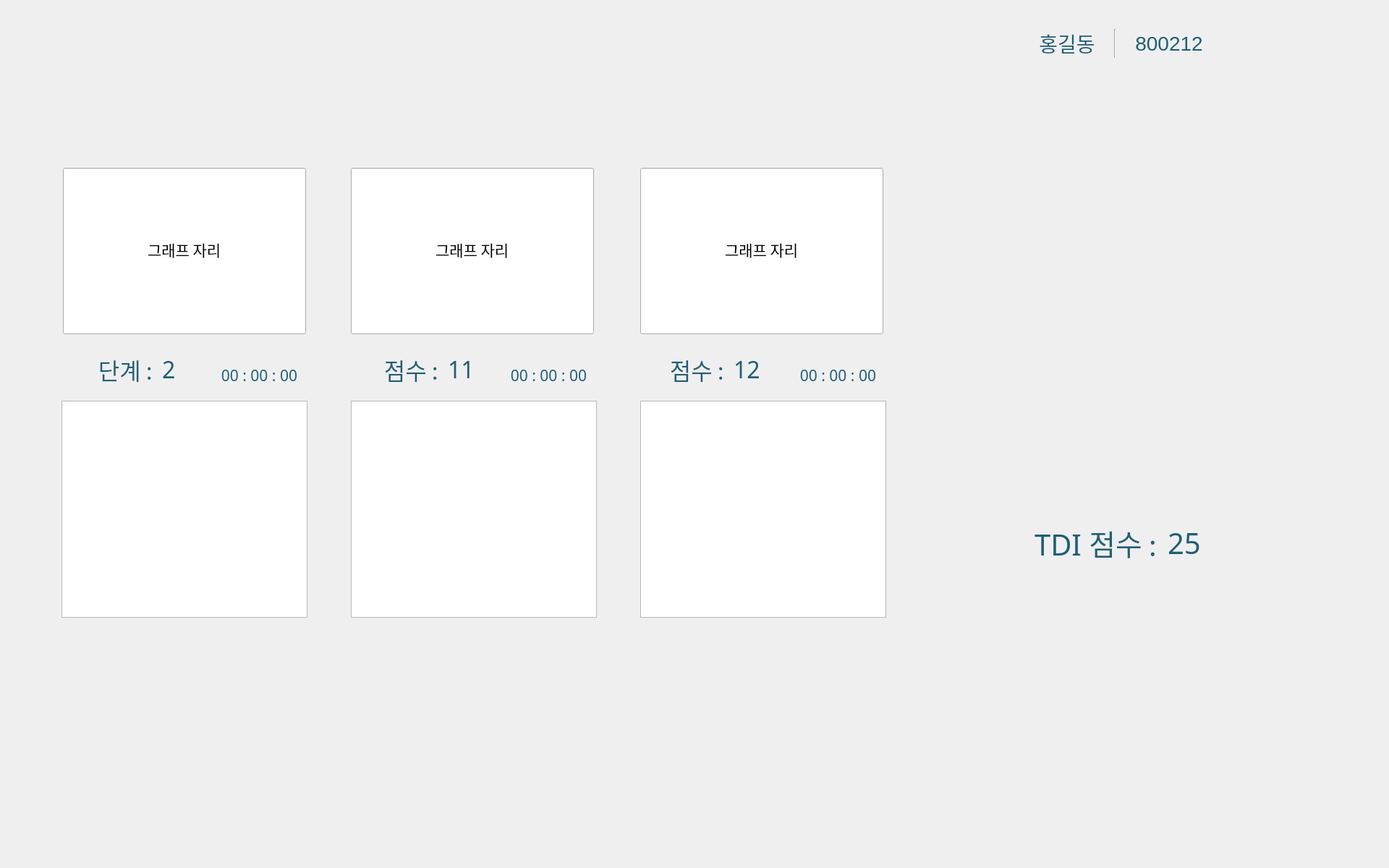
<?xml version="1.0" encoding="UTF-8"?>
<ui version="4.0">
 <class>MainWindow</class>
 <widget class="QMainWindow" name="MainWindow">
  <property name="geometry">
   <rect>
    <x>0</x>
    <y>0</y>
    <width>1920</width>
    <height>1200</height>
   </rect>
  </property>
  <property name="sizePolicy">
   <sizepolicy hsizetype="Maximum" vsizetype="Maximum">
    <horstretch>0</horstretch>
    <verstretch>0</verstretch>
   </sizepolicy>
  </property>
  <property name="maximumSize">
   <size>
    <width>1920</width>
    <height>1200</height>
   </size>
  </property>
  <property name="font">
   <font>
    <family>Malgun Gothic</family>
    <pointsize>16</pointsize>
   </font>
  </property>
  <property name="focusPolicy">
   <enum>Qt::FocusPolicy::NoFocus</enum>
  </property>
  <property name="windowTitle">
   <string>후각검사</string>
  </property>
  <property name="styleSheet">
   <string notr="true"/>
  </property>
  <widget class="QWidget" name="centralwidget">
   <widget class="QLabel" name="label_background">
    <property name="geometry">
     <rect>
      <x>0</x>
      <y>0</y>
      <width>1920</width>
      <height>1200</height>
     </rect>
    </property>
    <property name="font">
     <font>
      <family>Malgun Gothic</family>
      <pointsize>16</pointsize>
      <bold>false</bold>
     </font>
    </property>
    <property name="styleSheet">
     <string notr="true">QLabel{
	image : url(./ui/images/tdi/bg.jpg);
}</string>
    </property>
    <property name="text">
     <string/>
    </property>
   </widget>
   <widget class="QLabel" name="label_title">
    <property name="geometry">
     <rect>
      <x>735</x>
      <y>0</y>
      <width>450</width>
      <height>120</height>
     </rect>
    </property>
    <property name="font">
     <font>
      <family>Malgun Gothic</family>
      <pointsize>24</pointsize>
      <bold>true</bold>
     </font>
    </property>
    <property name="styleSheet">
     <string notr="true">QLabel{
	image : url(./ui/images/tdi/title.png);
}</string>
    </property>
    <property name="text">
     <string/>
    </property>
    <property name="alignment">
     <set>Qt::AlignmentFlag::AlignCenter</set>
    </property>
   </widget>
   <widget class="QPushButton" name="pushButton_confirm">
    <property name="geometry">
     <rect>
      <x>20</x>
      <y>933</y>
      <width>320</width>
      <height>130</height>
     </rect>
    </property>
    <property name="font">
     <font>
      <family>Malgun Gothic</family>
      <pointsize>24</pointsize>
     </font>
    </property>
    <property name="styleSheet">
     <string notr="true">QPushButton{
	background-image : url(./ui/images/common_locale/btn_confirm.png);
	border : 0px;
}

QPushButton::hover{
	background-image : url(./ui/images/common_locale/btn_confirm_over.png);
	border : 0px;
}</string>
    </property>
    <property name="text">
     <string/>
    </property>
   </widget>
   <widget class="QLineEdit" name="chartLocation_threshold">
    <property name="geometry">
     <rect>
      <x>87</x>
      <y>232</y>
      <width>336</width>
      <height>230</height>
     </rect>
    </property>
    <property name="text">
     <string>그래프 자리</string>
    </property>
    <property name="alignment">
     <set>Qt::AlignmentFlag::AlignCenter</set>
    </property>
   </widget>
   <widget class="QTableWidget" name="resultTableT">
    <property name="geometry">
     <rect>
      <x>85</x>
      <y>554</y>
      <width>340</width>
      <height>300</height>
     </rect>
    </property>
    <property name="sizePolicy">
     <sizepolicy hsizetype="Preferred" vsizetype="Preferred">
      <horstretch>0</horstretch>
      <verstretch>0</verstretch>
     </sizepolicy>
    </property>
    <property name="font">
     <font>
      <family>맑은 고딕</family>
      <pointsize>12</pointsize>
     </font>
    </property>
    <property name="layoutDirection">
     <enum>Qt::LayoutDirection::LeftToRight</enum>
    </property>
    <property name="styleSheet">
     <string notr="true">QTableView::item{
	color : #205f76; 
	font : 10pt;
	border : 0px;
    border-bottom : 1px solid #8dbfc9;
}

QTableView QTableCornerButton::section {
	background-image : url(./ui/images/common/tb_header.png);
	border : 0px;
	border-left : 1px solid qlineargradient(x1: 0, y1: 0, x2: 0, y2: 1,stop: 0 lightgray, stop: 0.4 white,stop: 1 white);
	border-right: 1px solid #8dbfc9;
}

QHeaderView::section:horizontal { 
	color : #205f76; 
	font : 10pt;
	background-image : url(./ui/images/common/tb_header.png);
	border : 0px;
	border-left : 1px solid qlineargradient(x1: 0, y1: 0, x2: 0, y2: 1,stop: 0 lightgray, stop: 0.4 white,stop: 1 white);
	border-right: 1px solid #8dbfc9;
}

QHeaderView::section:vertical {
	color : #205f76; 
	font : 10pt;
	background-color : white;
	border : 0px;
	border-bottom : 1px solid #8dbfc9;
}

QHeaderView { 
	qproperty-defaultAlignment: AlignCenter; 
}</string>
    </property>
    <property name="showGrid">
     <bool>false</bool>
    </property>
    <property name="gridStyle">
     <enum>Qt::PenStyle::SolidLine</enum>
    </property>
    <property name="sortingEnabled">
     <bool>false</bool>
    </property>
    <property name="cornerButtonEnabled">
     <bool>true</bool>
    </property>
    <property name="rowCount">
     <number>0</number>
    </property>
    <property name="columnCount">
     <number>0</number>
    </property>
    <attribute name="horizontalHeaderCascadingSectionResizes">
     <bool>false</bool>
    </attribute>
    <attribute name="horizontalHeaderMinimumSectionSize">
     <number>30</number>
    </attribute>
    <attribute name="horizontalHeaderDefaultSectionSize">
     <number>80</number>
    </attribute>
    <attribute name="horizontalHeaderHighlightSections">
     <bool>true</bool>
    </attribute>
    <attribute name="horizontalHeaderShowSortIndicator" stdset="0">
     <bool>false</bool>
    </attribute>
    <attribute name="horizontalHeaderStretchLastSection">
     <bool>false</bool>
    </attribute>
    <attribute name="verticalHeaderVisible">
     <bool>true</bool>
    </attribute>
    <attribute name="verticalHeaderCascadingSectionResizes">
     <bool>false</bool>
    </attribute>
    <attribute name="verticalHeaderMinimumSectionSize">
     <number>50</number>
    </attribute>
    <attribute name="verticalHeaderDefaultSectionSize">
     <number>50</number>
    </attribute>
    <attribute name="verticalHeaderHighlightSections">
     <bool>false</bool>
    </attribute>
    <attribute name="verticalHeaderShowSortIndicator" stdset="0">
     <bool>false</bool>
    </attribute>
    <attribute name="verticalHeaderStretchLastSection">
     <bool>false</bool>
    </attribute>
   </widget>
   <widget class="QLineEdit" name="chartLocation_discrimination">
    <property name="geometry">
     <rect>
      <x>485</x>
      <y>232</y>
      <width>336</width>
      <height>230</height>
     </rect>
    </property>
    <property name="text">
     <string>그래프 자리</string>
    </property>
    <property name="alignment">
     <set>Qt::AlignmentFlag::AlignCenter</set>
    </property>
   </widget>
   <widget class="QTableWidget" name="resultTableD">
    <property name="geometry">
     <rect>
      <x>485</x>
      <y>554</y>
      <width>340</width>
      <height>300</height>
     </rect>
    </property>
    <property name="sizePolicy">
     <sizepolicy hsizetype="Preferred" vsizetype="Preferred">
      <horstretch>0</horstretch>
      <verstretch>0</verstretch>
     </sizepolicy>
    </property>
    <property name="font">
     <font>
      <family>맑은 고딕</family>
      <pointsize>12</pointsize>
     </font>
    </property>
    <property name="layoutDirection">
     <enum>Qt::LayoutDirection::LeftToRight</enum>
    </property>
    <property name="styleSheet">
     <string notr="true">QTableView::item{
	color : #205f76; 
	font : 10pt;
	border : 0px;
    border-bottom : 1px solid #8dbfc9;
}

QTableView QTableCornerButton::section {
	background-image : url(./ui/images/common/tb_header.png);
	border : 0px;
	border-left : 1px solid qlineargradient(x1: 0, y1: 0, x2: 0, y2: 1,stop: 0 lightgray, stop: 0.4 white,stop: 1 white);
	border-right: 1px solid #8dbfc9;
}

QHeaderView::section:horizontal { 
	color : #205f76; 
	font : 10pt;
	background-image : url(./ui/images/common/tb_header.png);
	border : 0px;
	border-left : 1px solid qlineargradient(x1: 0, y1: 0, x2: 0, y2: 1,stop: 0 lightgray, stop: 0.4 white,stop: 1 white);
	border-right: 1px solid #8dbfc9;
}

QHeaderView::section:vertical {
	color : #205f76; 
	font : 10pt;
	background-color : white;
	border : 0px;
	border-bottom : 1px solid #8dbfc9;
}

QHeaderView { 
	qproperty-defaultAlignment: AlignCenter; 
}</string>
    </property>
    <property name="showGrid">
     <bool>false</bool>
    </property>
    <property name="gridStyle">
     <enum>Qt::PenStyle::SolidLine</enum>
    </property>
    <property name="sortingEnabled">
     <bool>false</bool>
    </property>
    <property name="cornerButtonEnabled">
     <bool>true</bool>
    </property>
    <property name="rowCount">
     <number>0</number>
    </property>
    <property name="columnCount">
     <number>0</number>
    </property>
    <attribute name="horizontalHeaderCascadingSectionResizes">
     <bool>false</bool>
    </attribute>
    <attribute name="horizontalHeaderMinimumSectionSize">
     <number>30</number>
    </attribute>
    <attribute name="horizontalHeaderDefaultSectionSize">
     <number>80</number>
    </attribute>
    <attribute name="horizontalHeaderHighlightSections">
     <bool>true</bool>
    </attribute>
    <attribute name="horizontalHeaderShowSortIndicator" stdset="0">
     <bool>false</bool>
    </attribute>
    <attribute name="horizontalHeaderStretchLastSection">
     <bool>false</bool>
    </attribute>
    <attribute name="verticalHeaderVisible">
     <bool>true</bool>
    </attribute>
    <attribute name="verticalHeaderCascadingSectionResizes">
     <bool>false</bool>
    </attribute>
    <attribute name="verticalHeaderMinimumSectionSize">
     <number>50</number>
    </attribute>
    <attribute name="verticalHeaderDefaultSectionSize">
     <number>50</number>
    </attribute>
    <attribute name="verticalHeaderHighlightSections">
     <bool>false</bool>
    </attribute>
    <attribute name="verticalHeaderShowSortIndicator" stdset="0">
     <bool>false</bool>
    </attribute>
    <attribute name="verticalHeaderStretchLastSection">
     <bool>false</bool>
    </attribute>
   </widget>
   <widget class="QLineEdit" name="chartLocation_identification">
    <property name="geometry">
     <rect>
      <x>885</x>
      <y>232</y>
      <width>336</width>
      <height>230</height>
     </rect>
    </property>
    <property name="text">
     <string>그래프 자리</string>
    </property>
    <property name="alignment">
     <set>Qt::AlignmentFlag::AlignCenter</set>
    </property>
   </widget>
   <widget class="QTableWidget" name="resultTableI">
    <property name="geometry">
     <rect>
      <x>885</x>
      <y>554</y>
      <width>340</width>
      <height>300</height>
     </rect>
    </property>
    <property name="sizePolicy">
     <sizepolicy hsizetype="Preferred" vsizetype="Preferred">
      <horstretch>0</horstretch>
      <verstretch>0</verstretch>
     </sizepolicy>
    </property>
    <property name="font">
     <font>
      <family>맑은 고딕</family>
      <pointsize>12</pointsize>
     </font>
    </property>
    <property name="layoutDirection">
     <enum>Qt::LayoutDirection::LeftToRight</enum>
    </property>
    <property name="styleSheet">
     <string notr="true">QTableView::item{
	color : #205f76; 
	font : 10pt;
	border : 0px;
    border-bottom : 1px solid #8dbfc9;
}

QTableView QTableCornerButton::section {
	background-image : url(./ui/images/common/tb_header.png);
	border : 0px;
	border-left : 1px solid qlineargradient(x1: 0, y1: 0, x2: 0, y2: 1,stop: 0 lightgray, stop: 0.4 white,stop: 1 white);
	border-right: 1px solid #8dbfc9;
}

QHeaderView::section:horizontal { 
	color : #205f76; 
	font : 10pt;
	background-image : url(./ui/images/common/tb_header.png);
	border : 0px;
	border-left : 1px solid qlineargradient(x1: 0, y1: 0, x2: 0, y2: 1,stop: 0 lightgray, stop: 0.4 white,stop: 1 white);
	border-right: 1px solid #8dbfc9;
}

QHeaderView::section:vertical {
	color : #205f76; 
	font : 10pt;
	background-color : white;
	border : 0px;
	border-bottom : 1px solid #8dbfc9;
}

QHeaderView { 
	qproperty-defaultAlignment: AlignCenter; 
}</string>
    </property>
    <property name="showGrid">
     <bool>false</bool>
    </property>
    <property name="gridStyle">
     <enum>Qt::PenStyle::SolidLine</enum>
    </property>
    <property name="sortingEnabled">
     <bool>false</bool>
    </property>
    <property name="cornerButtonEnabled">
     <bool>true</bool>
    </property>
    <property name="rowCount">
     <number>0</number>
    </property>
    <property name="columnCount">
     <number>0</number>
    </property>
    <attribute name="horizontalHeaderCascadingSectionResizes">
     <bool>false</bool>
    </attribute>
    <attribute name="horizontalHeaderMinimumSectionSize">
     <number>30</number>
    </attribute>
    <attribute name="horizontalHeaderDefaultSectionSize">
     <number>80</number>
    </attribute>
    <attribute name="horizontalHeaderHighlightSections">
     <bool>true</bool>
    </attribute>
    <attribute name="horizontalHeaderShowSortIndicator" stdset="0">
     <bool>false</bool>
    </attribute>
    <attribute name="horizontalHeaderStretchLastSection">
     <bool>false</bool>
    </attribute>
    <attribute name="verticalHeaderVisible">
     <bool>true</bool>
    </attribute>
    <attribute name="verticalHeaderCascadingSectionResizes">
     <bool>false</bool>
    </attribute>
    <attribute name="verticalHeaderMinimumSectionSize">
     <number>50</number>
    </attribute>
    <attribute name="verticalHeaderDefaultSectionSize">
     <number>50</number>
    </attribute>
    <attribute name="verticalHeaderHighlightSections">
     <bool>false</bool>
    </attribute>
    <attribute name="verticalHeaderShowSortIndicator" stdset="0">
     <bool>false</bool>
    </attribute>
    <attribute name="verticalHeaderStretchLastSection">
     <bool>false</bool>
    </attribute>
   </widget>
   <widget class="QLabel" name="resultImage">
    <property name="geometry">
     <rect>
      <x>1322</x>
      <y>258</y>
      <width>480</width>
      <height>435</height>
     </rect>
    </property>
    <property name="styleSheet">
     <string notr="true">QLabel{
	image : url(./ui/images/tdi/result_empty.png);
}</string>
    </property>
    <property name="text">
     <string/>
    </property>
   </widget>
   <widget class="QWidget" name="widget" native="true">
    <property name="geometry">
     <rect>
      <x>530</x>
      <y>483</y>
      <width>200</width>
      <height>55</height>
     </rect>
    </property>
    <property name="styleSheet">
     <string notr="true"/>
    </property>
    <layout class="QHBoxLayout" name="horizontalLayout_2">
     <item>
      <widget class="QLabel" name="label_2">
       <property name="sizePolicy">
        <sizepolicy hsizetype="Fixed" vsizetype="Preferred">
         <horstretch>0</horstretch>
         <verstretch>0</verstretch>
        </sizepolicy>
       </property>
       <property name="styleSheet">
        <string notr="true">QLabel{
	font : 24pt;
	color : #205f76;
}</string>
       </property>
       <property name="text">
        <string>점수 : </string>
       </property>
       <property name="alignment">
        <set>Qt::AlignmentFlag::AlignRight|Qt::AlignmentFlag::AlignTrailing|Qt::AlignmentFlag::AlignVCenter</set>
       </property>
      </widget>
     </item>
     <item>
      <widget class="QLabel" name="label_dscore">
       <property name="sizePolicy">
        <sizepolicy hsizetype="Preferred" vsizetype="Preferred">
         <horstretch>0</horstretch>
         <verstretch>0</verstretch>
        </sizepolicy>
       </property>
       <property name="styleSheet">
        <string notr="true">QLabel{
	font : 24pt;
	color : #205f76;
}</string>
       </property>
       <property name="text">
        <string>11</string>
       </property>
      </widget>
     </item>
    </layout>
   </widget>
   <widget class="QWidget" name="widget_3" native="true">
    <property name="geometry">
     <rect>
      <x>925</x>
      <y>483</y>
      <width>200</width>
      <height>55</height>
     </rect>
    </property>
    <property name="styleSheet">
     <string notr="true"/>
    </property>
    <layout class="QHBoxLayout" name="horizontalLayout_3">
     <item>
      <widget class="QLabel" name="label_3">
       <property name="sizePolicy">
        <sizepolicy hsizetype="Fixed" vsizetype="Preferred">
         <horstretch>0</horstretch>
         <verstretch>0</verstretch>
        </sizepolicy>
       </property>
       <property name="styleSheet">
        <string notr="true">QLabel{
	font : 24pt;
	color : #205f76;
}</string>
       </property>
       <property name="text">
        <string>점수 : </string>
       </property>
       <property name="alignment">
        <set>Qt::AlignmentFlag::AlignRight|Qt::AlignmentFlag::AlignTrailing|Qt::AlignmentFlag::AlignVCenter</set>
       </property>
      </widget>
     </item>
     <item>
      <widget class="QLabel" name="label_iscore">
       <property name="sizePolicy">
        <sizepolicy hsizetype="Preferred" vsizetype="Preferred">
         <horstretch>0</horstretch>
         <verstretch>0</verstretch>
        </sizepolicy>
       </property>
       <property name="styleSheet">
        <string notr="true">QLabel{
	font : 24pt;
	color : #205f76;
}</string>
       </property>
       <property name="text">
        <string>12</string>
       </property>
      </widget>
     </item>
    </layout>
   </widget>
   <widget class="QWidget" name="widget_4" native="true">
    <property name="geometry">
     <rect>
      <x>1430</x>
      <y>720</y>
      <width>300</width>
      <height>60</height>
     </rect>
    </property>
    <property name="styleSheet">
     <string notr="true"/>
    </property>
    <layout class="QHBoxLayout" name="horizontalLayout_5">
     <item>
      <widget class="QLabel" name="label_4">
       <property name="sizePolicy">
        <sizepolicy hsizetype="Fixed" vsizetype="Preferred">
         <horstretch>0</horstretch>
         <verstretch>0</verstretch>
        </sizepolicy>
       </property>
       <property name="styleSheet">
        <string notr="true">QLabel{
	font : 30pt;
	color : #205f76;
}</string>
       </property>
       <property name="text">
        <string>TDI 점수 : </string>
       </property>
       <property name="alignment">
        <set>Qt::AlignmentFlag::AlignRight|Qt::AlignmentFlag::AlignTrailing|Qt::AlignmentFlag::AlignVCenter</set>
       </property>
      </widget>
     </item>
     <item>
      <widget class="QLabel" name="label_tdi_score">
       <property name="sizePolicy">
        <sizepolicy hsizetype="Preferred" vsizetype="Preferred">
         <horstretch>0</horstretch>
         <verstretch>0</verstretch>
        </sizepolicy>
       </property>
       <property name="styleSheet">
        <string notr="true">QLabel{
	font : 30pt;
	color : #205f76;
}</string>
       </property>
       <property name="text">
        <string>25</string>
       </property>
      </widget>
     </item>
    </layout>
   </widget>
   <widget class="scentLineChartWidget" name="widgetChartT" native="true">
    <property name="geometry">
     <rect>
      <x>87</x>
      <y>232</y>
      <width>336</width>
      <height>230</height>
     </rect>
    </property>
   </widget>
   <widget class="scentPieChartWidget" name="widgetChartD" native="true">
    <property name="geometry">
     <rect>
      <x>485</x>
      <y>232</y>
      <width>336</width>
      <height>230</height>
     </rect>
    </property>
   </widget>
   <widget class="scentPieChartWidget" name="widgetChartI" native="true">
    <property name="geometry">
     <rect>
      <x>885</x>
      <y>232</y>
      <width>336</width>
      <height>230</height>
     </rect>
    </property>
   </widget>
   <widget class="QWidget" name="widget_5" native="true">
    <property name="geometry">
     <rect>
      <x>135</x>
      <y>483</y>
      <width>200</width>
      <height>55</height>
     </rect>
    </property>
    <property name="styleSheet">
     <string notr="true"/>
    </property>
    <layout class="QHBoxLayout" name="horizontalLayout">
     <item>
      <widget class="QLabel" name="label">
       <property name="sizePolicy">
        <sizepolicy hsizetype="Fixed" vsizetype="Preferred">
         <horstretch>0</horstretch>
         <verstretch>0</verstretch>
        </sizepolicy>
       </property>
       <property name="styleSheet">
        <string notr="true">QLabel{
	font : 24pt;
	color : #205f76;
}</string>
       </property>
       <property name="text">
        <string>단계 : </string>
       </property>
       <property name="alignment">
        <set>Qt::AlignmentFlag::AlignRight|Qt::AlignmentFlag::AlignTrailing|Qt::AlignmentFlag::AlignVCenter</set>
       </property>
      </widget>
     </item>
     <item>
      <widget class="QLabel" name="label_tscore">
       <property name="sizePolicy">
        <sizepolicy hsizetype="Preferred" vsizetype="Preferred">
         <horstretch>0</horstretch>
         <verstretch>0</verstretch>
        </sizepolicy>
       </property>
       <property name="styleSheet">
        <string notr="true">QLabel{
	font : 24pt;
	color : #205f76;
}</string>
       </property>
       <property name="text">
        <string>2</string>
       </property>
      </widget>
     </item>
    </layout>
   </widget>
   <widget class="QPushButton" name="pushButton_save">
    <property name="geometry">
     <rect>
      <x>800</x>
      <y>933</y>
      <width>320</width>
      <height>130</height>
     </rect>
    </property>
    <property name="font">
     <font>
      <family>Malgun Gothic</family>
      <pointsize>24</pointsize>
     </font>
    </property>
    <property name="styleSheet">
     <string notr="true">QPushButton{
	background-image : url(./ui/images/common/btn_save.png);
	border : 0px;
}

QPushButton::hover{
	background-image : url(./ui/images/common/btn_save_over.png);
	border : 0px;
}</string>
    </property>
    <property name="text">
     <string/>
    </property>
   </widget>
   <widget class="QPushButton" name="pushButton_review">
    <property name="geometry">
     <rect>
      <x>1580</x>
      <y>933</y>
      <width>320</width>
      <height>130</height>
     </rect>
    </property>
    <property name="font">
     <font>
      <family>Malgun Gothic</family>
      <pointsize>24</pointsize>
     </font>
    </property>
    <property name="styleSheet">
     <string notr="true">QPushButton{
	background-image : url(./ui/images/common_locale/btn_review.png);
	border : 0px;
}

QPushButton::hover{
	background-image : url(./ui/images/common_locale/btn_review_over.png);
	border : 0px;
}</string>
    </property>
    <property name="text">
     <string/>
    </property>
   </widget>
   <widget class="QLabel" name="label_th_time">
    <property name="geometry">
     <rect>
      <x>300</x>
      <y>500</y>
      <width>111</width>
      <height>37</height>
     </rect>
    </property>
    <property name="sizePolicy">
     <sizepolicy hsizetype="Preferred" vsizetype="Preferred">
      <horstretch>0</horstretch>
      <verstretch>0</verstretch>
     </sizepolicy>
    </property>
    <property name="font">
     <font>
      <family>맑은 고딕</family>
      <pointsize>16</pointsize>
      <italic>false</italic>
      <bold>false</bold>
     </font>
    </property>
    <property name="styleSheet">
     <string notr="true">QLabel{
	font : 16pt;
	color : #205f76;
}</string>
    </property>
    <property name="text">
     <string>00 : 00 : 00</string>
    </property>
    <property name="alignment">
     <set>Qt::AlignmentFlag::AlignRight|Qt::AlignmentFlag::AlignTrailing|Qt::AlignmentFlag::AlignVCenter</set>
    </property>
   </widget>
   <widget class="QLabel" name="label_dc_time">
    <property name="geometry">
     <rect>
      <x>700</x>
      <y>500</y>
      <width>111</width>
      <height>37</height>
     </rect>
    </property>
    <property name="sizePolicy">
     <sizepolicy hsizetype="Preferred" vsizetype="Preferred">
      <horstretch>0</horstretch>
      <verstretch>0</verstretch>
     </sizepolicy>
    </property>
    <property name="font">
     <font>
      <family>맑은 고딕</family>
      <pointsize>16</pointsize>
      <italic>false</italic>
      <bold>false</bold>
     </font>
    </property>
    <property name="styleSheet">
     <string notr="true">QLabel{
	font : 16pt;
	color : #205f76;
}</string>
    </property>
    <property name="text">
     <string>00 : 00 : 00</string>
    </property>
    <property name="alignment">
     <set>Qt::AlignmentFlag::AlignRight|Qt::AlignmentFlag::AlignTrailing|Qt::AlignmentFlag::AlignVCenter</set>
    </property>
   </widget>
   <widget class="QLabel" name="label_id_time">
    <property name="geometry">
     <rect>
      <x>1100</x>
      <y>500</y>
      <width>111</width>
      <height>37</height>
     </rect>
    </property>
    <property name="sizePolicy">
     <sizepolicy hsizetype="Preferred" vsizetype="Preferred">
      <horstretch>0</horstretch>
      <verstretch>0</verstretch>
     </sizepolicy>
    </property>
    <property name="font">
     <font>
      <family>맑은 고딕</family>
      <pointsize>16</pointsize>
      <italic>false</italic>
      <bold>false</bold>
     </font>
    </property>
    <property name="styleSheet">
     <string notr="true">QLabel{
	font : 16pt;
	color : #205f76;
}</string>
    </property>
    <property name="text">
     <string>00 : 00 : 00</string>
    </property>
    <property name="alignment">
     <set>Qt::AlignmentFlag::AlignRight|Qt::AlignmentFlag::AlignTrailing|Qt::AlignmentFlag::AlignVCenter</set>
    </property>
   </widget>
   <widget class="QPushButton" name="pushButton_file">
    <property name="geometry">
     <rect>
      <x>1807</x>
      <y>13</y>
      <width>96</width>
      <height>96</height>
     </rect>
    </property>
    <property name="sizePolicy">
     <sizepolicy hsizetype="Preferred" vsizetype="Preferred">
      <horstretch>0</horstretch>
      <verstretch>0</verstretch>
     </sizepolicy>
    </property>
    <property name="minimumSize">
     <size>
      <width>40</width>
      <height>40</height>
     </size>
    </property>
    <property name="maximumSize">
     <size>
      <width>16777215</width>
      <height>16777215</height>
     </size>
    </property>
    <property name="font">
     <font>
      <family>Malgun Gothic</family>
      <pointsize>12</pointsize>
     </font>
    </property>
    <property name="styleSheet">
     <string notr="true">QPushButton{
	background-image : url(./ui/images/common/btn_file.png);
	border : 0px;
}

QPushButton::hover{
	background-image : url(./ui/images/common/btn_file_over.png);
	border : 0px;
}</string>
    </property>
    <property name="text">
     <string/>
    </property>
   </widget>
   <widget class="QWidget" name="widget_2" native="true">
    <property name="geometry">
     <rect>
      <x>1410</x>
      <y>35</y>
      <width>280</width>
      <height>50</height>
     </rect>
    </property>
    <property name="sizePolicy">
     <sizepolicy hsizetype="Fixed" vsizetype="Fixed">
      <horstretch>0</horstretch>
      <verstretch>0</verstretch>
     </sizepolicy>
    </property>
    <property name="font">
     <font>
      <family>Malgun Gothic</family>
      <pointsize>16</pointsize>
     </font>
    </property>
    <property name="styleSheet">
     <string notr="true">QLabel{
	color : #205f76;
	font : 21pt;
}

Line{
	border : 0px;
	background-color : #205f76;
	margin : 8px 0px;
}</string>
    </property>
    <layout class="QHBoxLayout" name="horizontalLayout_4" stretch="2,1,1">
     <property name="spacing">
      <number>0</number>
     </property>
     <property name="leftMargin">
      <number>0</number>
     </property>
     <property name="topMargin">
      <number>5</number>
     </property>
     <property name="rightMargin">
      <number>0</number>
     </property>
     <property name="bottomMargin">
      <number>5</number>
     </property>
     <item>
      <widget class="QLabel" name="label_name">
       <property name="sizePolicy">
        <sizepolicy hsizetype="Fixed" vsizetype="Preferred">
         <horstretch>0</horstretch>
         <verstretch>0</verstretch>
        </sizepolicy>
       </property>
       <property name="minimumSize">
        <size>
         <width>0</width>
         <height>0</height>
        </size>
       </property>
       <property name="maximumSize">
        <size>
         <width>16777215</width>
         <height>16777215</height>
        </size>
       </property>
       <property name="font">
        <font>
         <pointsize>21</pointsize>
         <italic>false</italic>
         <bold>false</bold>
        </font>
       </property>
       <property name="text">
        <string>홍길동</string>
       </property>
       <property name="alignment">
        <set>Qt::AlignmentFlag::AlignCenter</set>
       </property>
       <property name="indent">
        <number>0</number>
       </property>
      </widget>
     </item>
     <item>
      <widget class="Line" name="line_1">
       <property name="sizePolicy">
        <sizepolicy hsizetype="Fixed" vsizetype="Expanding">
         <horstretch>0</horstretch>
         <verstretch>0</verstretch>
        </sizepolicy>
       </property>
       <property name="orientation">
        <enum>Qt::Orientation::Vertical</enum>
       </property>
      </widget>
     </item>
     <item>
      <widget class="QLabel" name="label_birth_number">
       <property name="sizePolicy">
        <sizepolicy hsizetype="Fixed" vsizetype="Preferred">
         <horstretch>0</horstretch>
         <verstretch>0</verstretch>
        </sizepolicy>
       </property>
       <property name="minimumSize">
        <size>
         <width>0</width>
         <height>0</height>
        </size>
       </property>
       <property name="maximumSize">
        <size>
         <width>16777215</width>
         <height>16777215</height>
        </size>
       </property>
       <property name="font">
        <font>
         <pointsize>21</pointsize>
         <italic>false</italic>
         <bold>false</bold>
        </font>
       </property>
       <property name="text">
        <string>800212</string>
       </property>
       <property name="alignment">
        <set>Qt::AlignmentFlag::AlignCenter</set>
       </property>
       <property name="margin">
        <number>0</number>
       </property>
       <property name="indent">
        <number>-1</number>
       </property>
      </widget>
     </item>
    </layout>
   </widget>
  </widget>
 </widget>
 <customwidgets>
  <customwidget>
   <class>scentPieChartWidget</class>
   <extends>QWidget</extends>
   <header>scentChartWidgetFile</header>
   <container>1</container>
  </customwidget>
  <customwidget>
   <class>scentLineChartWidget</class>
   <extends>QWidget</extends>
   <header>scentChartWidgetFile</header>
   <container>1</container>
  </customwidget>
 </customwidgets>
 <resources/>
 <connections/>
</ui>
